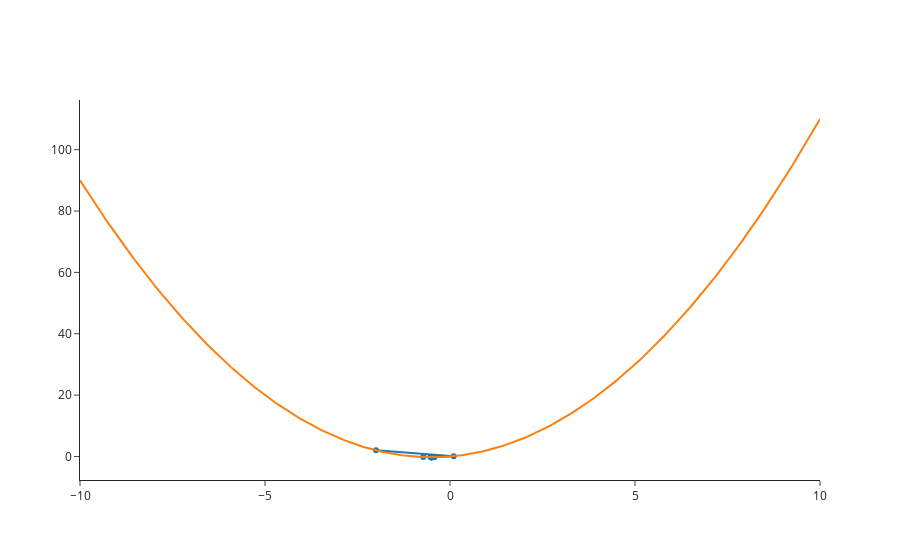
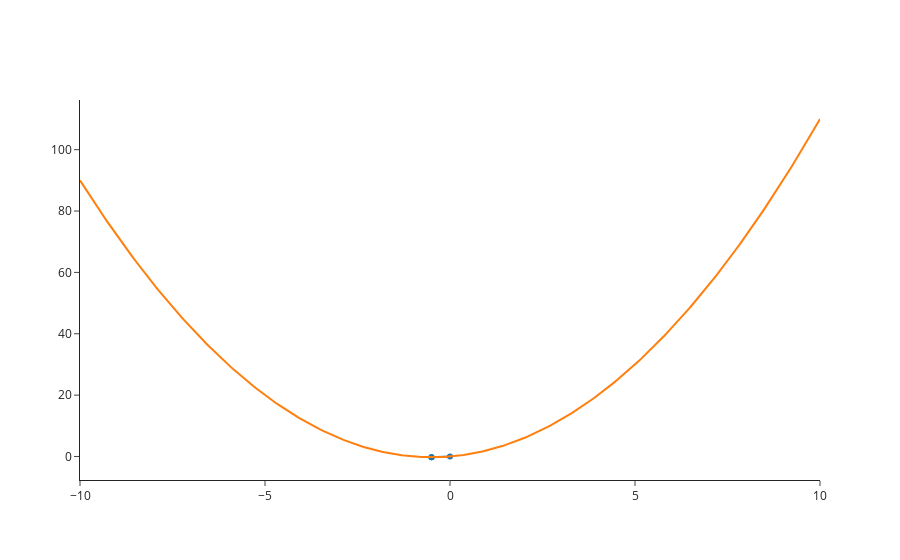
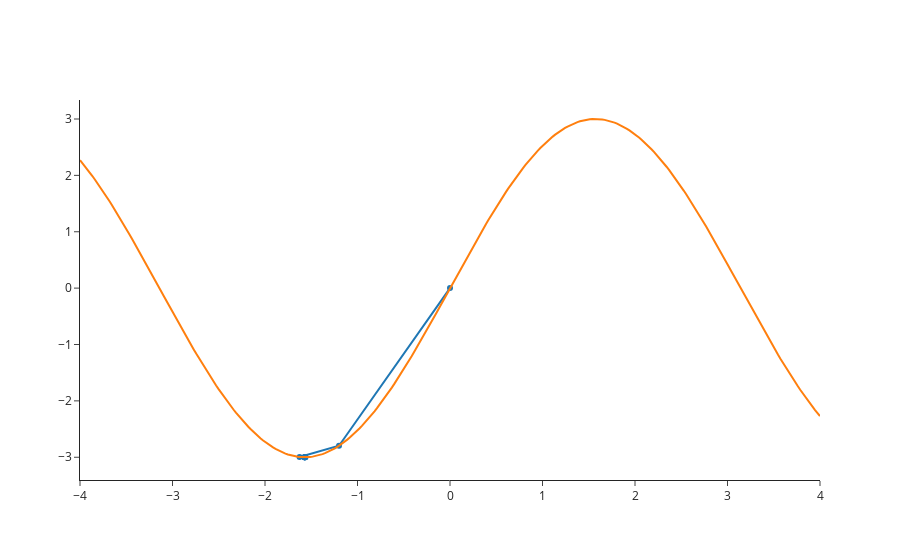
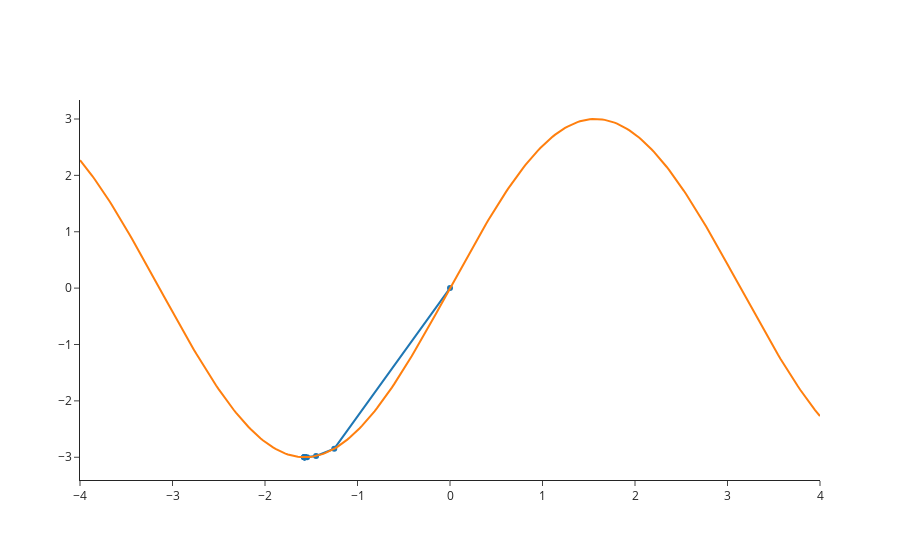

Write notebook code for charts like these, in order.
### Code cell
for i in [0,1,2]:
    experiment(func[i], segments[i], rate[i], x0[i])

### Figure 1 — Plotly figure (JSON) as saved in the notebook; plotly's stock layout.template omitted (floating-point values rounded to 4 significant figures; data arrays with more than 128 entries replaced by an {"elided": "..."} marker saying what was removed)
{"data": [{"mode": "lines+markers", "type": "scatter", "x": [-2, 0.1, -0.7232, -0.4231, -0.5244, -0.4929, -0.5019, -0.4995, -0.5001, -0.5, -0.5, -0.5, -0.5, -0.5], "y": [2, 0.11, -0.2002, -0.2441, -0.2494, -0.2499, -0.25, -0.25, -0.25, -0.25, -0.25, -0.25, -0.25, -0.25]}, {"mode": "lines", "type": "scatter", "x": {"elided": "300 float values"}, "y": {"elided": "300 float values"}}], "layout": {"autosize": false, "showlegend": false}}

### Figure 2 — Plotly figure (JSON) as saved in the notebook; plotly's stock layout.template omitted (floating-point values rounded to 4 significant figures; data arrays with more than 128 entries replaced by an {"elided": "..."} marker saying what was removed)
{"data": [{"mode": "lines+markers", "type": "scatter", "x": [0, -0.5, -0.5, -0.5], "y": [0, -0.25, -0.25, -0.25]}, {"mode": "lines", "type": "scatter", "x": {"elided": "300 float values"}, "y": {"elided": "300 float values"}}], "layout": {"autosize": false, "showlegend": false}}

### Figure 3 — Plotly figure (JSON) as saved in the notebook; plotly's stock layout.template omitted (floating-point values rounded to 4 significant figures; data arrays with more than 128 entries replaced by an {"elided": "..."} marker saying what was removed)
{"data": [{"mode": "lines+markers", "type": "scatter", "x": [0, -1.2, -1.626, -1.562, -1.572, -1.571, -1.571, -1.571, -1.571, -1.571], "y": [0, -2.796, -2.995, -3.0, -3.0, -3.0, -3.0, -3.0, -3.0, -3.0]}, {"mode": "lines", "type": "scatter", "x": {"elided": "300 float values"}, "y": {"elided": "300 float values"}}], "layout": {"autosize": false, "showlegend": false}}

### Figure 4 — Plotly figure (JSON) as saved in the notebook; plotly's stock layout.template omitted (floating-point values rounded to 4 significant figures; data arrays with more than 128 entries replaced by an {"elided": "..."} marker saying what was removed)
{"data": [{"mode": "lines+markers", "type": "scatter", "x": [0, -1.251, -1.448, -1.545, -1.577, -1.58, -1.575, -1.571, -1.57, -1.57, -1.571, -1.571, -1.571, -1.571, -1.571], "y": [0, -2.848, -2.977, -2.999, -3.0, -3.0, -3.0, -3.0, -3.0, -3.0, -3.0, -3.0, -3.0, -3.0, -3.0]}, {"mode": "lines", "type": "scatter", "x": {"elided": "300 float values"}, "y": {"elided": "300 float values"}}], "layout": {"autosize": false, "showlegend": false}}
